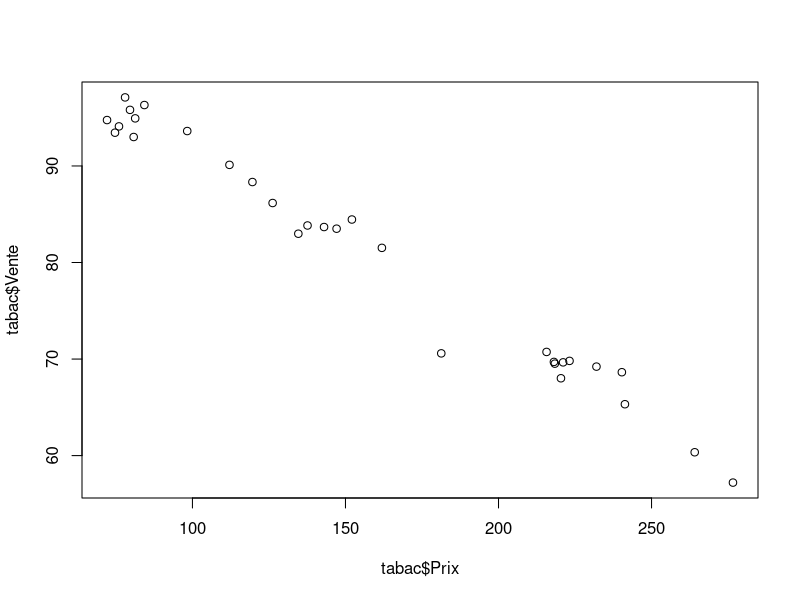
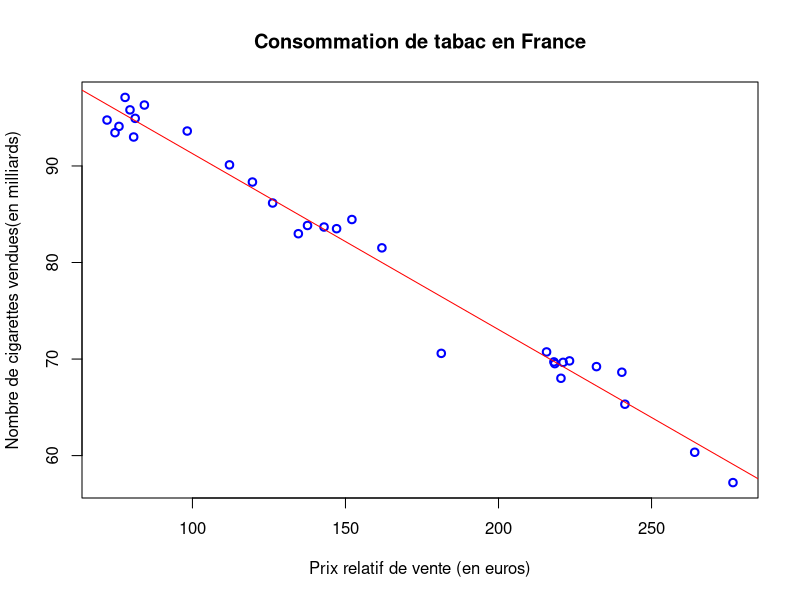

Generate these figures, in order, with R:
tabac = read.table("tabac.txt", header = T, row.names = 1)
#header: une valeur logique (FALSE ou TRUE) indicant si le fichier contient les noms des variables sur la 1ère ligne
tabac
tabac$Vente # permet de réecupérer un vecteur avec toutes les valeurs
tabac$Prix
mean(tabac$Vente)
mean(tabac$Prix)
cor(tabac$Prix, tabac$Vente) #corrélation entre les deux variables
plot(tabac$Prix,tabac$Vente) # tracé simple
plot(tabac$Prix,tabac$Vente, main="Consommation de tabac en France",col="blue",lwd=2,xlab="Prix relatif de vente (en euros)",ylab="Nombre de cigarettes vendues(en milliards)") # tracé plus sophistiqué
reg = lm(Vente~Prix, data = tabac)
# Pour utilser la commande lm, on doit indiquer le nom de la variable
# cible (ici Vente),le signe ~, le nom de la variable explicative (ici Prix)
# et le nom du tableau de donn´ees (ici tabac)
reg
reg$coefficients # a=109.4994 b=-0.1822161
abline(reg, col = "red")
# avant de faire abline assure toi d'avoire la fenêtre du graphique issus de plot ouverte

summary(reg)

reg$residuals # afficher les résidus ei associés au modèle
round(reg$residuals,3)

reg$fitted.values # les valeurs prédites par le modèle ^yi

SCEr = sum(reg$residuals^2)

ybar = mean(tabac$Vente)
SCEt = sum((tabac$Vente - ybar)^2)

SCEm = sum((reg$fitted - ybar)^2)

Rcarre = SCEm / SCEt

summary(reg)$r.squared # obtenir directement le coefficient de détermination R²

summary(reg)$sigma^2 # obtenir l'estimation de la variance résiduelle
n = length(tabac$Prix) 
sigmaChapeauCarre = (SCEr / (n-2) )

summary(reg)$coefficients
# permet d’obtenir une matrice avec les coefficients du modèle en colonne 1, 
# les écarts-types des estimations des coefficients en colonne2,
# les valeurs associées aux tests de signification de Student en colonne 3, 
# et les probabilités critiques de ces tests en colonne 4.

summary(reg)$coefficients[2,3] # récuperer la variable test pour H0


